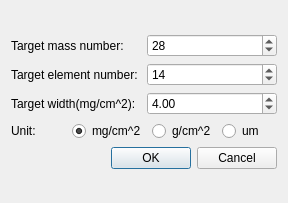
<?xml version="1.0" encoding="UTF-8"?>
<ui version="4.0">
 <class>SelectTargetForm</class>
 <widget class="QDialog" name="SelectTargetForm">
  <property name="geometry">
   <rect>
    <x>0</x>
    <y>0</y>
    <width>288</width>
    <height>203</height>
   </rect>
  </property>
  <property name="windowTitle">
   <string>Dialog</string>
  </property>
  <layout class="QGridLayout" name="gridLayout">
   <item row="0" column="0">
    <layout class="QVBoxLayout" name="verticalLayout">
     <item>
      <layout class="QHBoxLayout" name="horizontalLayout_3">
       <item>
        <widget class="QLabel" name="label">
         <property name="text">
          <string>Target mass number:</string>
         </property>
        </widget>
       </item>
       <item>
        <widget class="QSpinBox" name="MassNumb">
         <property name="wrapping">
          <bool>false</bool>
         </property>
         <property name="minimum">
          <number>1</number>
         </property>
         <property name="maximum">
          <number>300</number>
         </property>
         <property name="value">
          <number>28</number>
         </property>
        </widget>
       </item>
      </layout>
     </item>
     <item>
      <layout class="QHBoxLayout" name="horizontalLayout_2">
       <item>
        <widget class="QLabel" name="label_2">
         <property name="text">
          <string>Target element number:</string>
         </property>
        </widget>
       </item>
       <item>
        <widget class="QSpinBox" name="ElemNumb">
         <property name="minimum">
          <number>1</number>
         </property>
         <property name="maximum">
          <number>150</number>
         </property>
         <property name="value">
          <number>14</number>
         </property>
        </widget>
       </item>
      </layout>
     </item>
     <item>
      <layout class="QHBoxLayout" name="horizontalLayout">
       <item>
        <widget class="QLabel" name="label_3">
         <property name="text">
          <string>Target width(mg/cm^2):</string>
         </property>
        </widget>
       </item>
       <item>
        <widget class="QDoubleSpinBox" name="Width">
         <property name="maximum">
          <double>1000.000000000000000</double>
         </property>
         <property name="value">
          <double>4.000000000000000</double>
         </property>
        </widget>
       </item>
      </layout>
     </item>
     <item>
      <layout class="QHBoxLayout" name="horizontalLayout_4">
       <item>
        <widget class="QLabel" name="label_4">
         <property name="text">
          <string>Unit:</string>
         </property>
        </widget>
       </item>
       <item>
        <widget class="QRadioButton" name="mgcm2Button">
         <property name="text">
          <string>mg/cm^2</string>
         </property>
         <property name="checked">
          <bool>true</bool>
         </property>
        </widget>
       </item>
       <item>
        <widget class="QRadioButton" name="gcm2Button">
         <property name="text">
          <string>g/cm^2</string>
         </property>
        </widget>
       </item>
       <item>
        <widget class="QRadioButton" name="umButton">
         <property name="text">
          <string>um</string>
         </property>
        </widget>
       </item>
      </layout>
     </item>
     <item>
      <widget class="QDialogButtonBox" name="buttonBox">
       <property name="orientation">
        <enum>Qt::Horizontal</enum>
       </property>
       <property name="standardButtons">
        <set>QDialogButtonBox::Cancel|QDialogButtonBox::Ok</set>
       </property>
      </widget>
     </item>
    </layout>
   </item>
  </layout>
  <zorder>buttonBox</zorder>
  <zorder>label_4</zorder>
  <zorder>mgcm2Button</zorder>
  <zorder>gcm2Button</zorder>
  <zorder>umButton</zorder>
 </widget>
 <resources/>
 <connections>
  <connection>
   <sender>buttonBox</sender>
   <signal>accepted()</signal>
   <receiver>SelectTargetForm</receiver>
   <slot>accept()</slot>
   <hints>
    <hint type="sourcelabel">
     <x>248</x>
     <y>254</y>
    </hint>
    <hint type="destinationlabel">
     <x>157</x>
     <y>274</y>
    </hint>
   </hints>
  </connection>
  <connection>
   <sender>buttonBox</sender>
   <signal>rejected()</signal>
   <receiver>SelectTargetForm</receiver>
   <slot>reject()</slot>
   <hints>
    <hint type="sourcelabel">
     <x>316</x>
     <y>260</y>
    </hint>
    <hint type="destinationlabel">
     <x>286</x>
     <y>274</y>
    </hint>
   </hints>
  </connection>
 </connections>
</ui>
